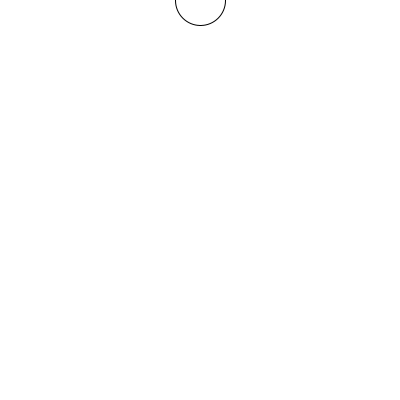
Frame 1 (no input)
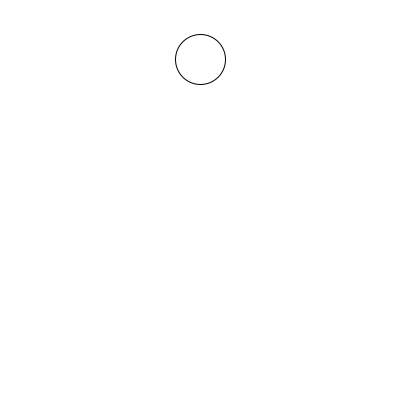
Frame 60 (the mouse pressed at the canvas centre just before this capture)
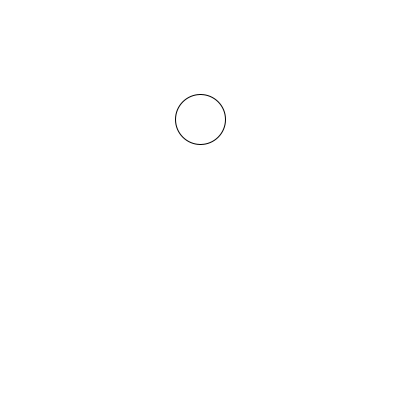
Frame 120 (the mouse held since frame 60 and released just before this capture)

The Processing sketch that drew these frames (run headless with seeded random() and noise(); from frame 60 on, the mouse is pressed at the canvas centre):

// Processing sketch: ejercicio_8
// ── ejercicio_8.pde
float posX=0;
float posY=0;
float  w=100;


void setup(){
  size (400, 400);
}
void draw () { 
  background(255);
  
  
  
  
  draw_ellipse(200, posY, 50, 50);
  
  if (posY > width) { 
    posY= 0;
  }
  

  posY++;
}
  
  void draw_ellipse(float x , float y, float w, float h ) {
    println(w);
    ellipse (x,y,w,h);
  }
